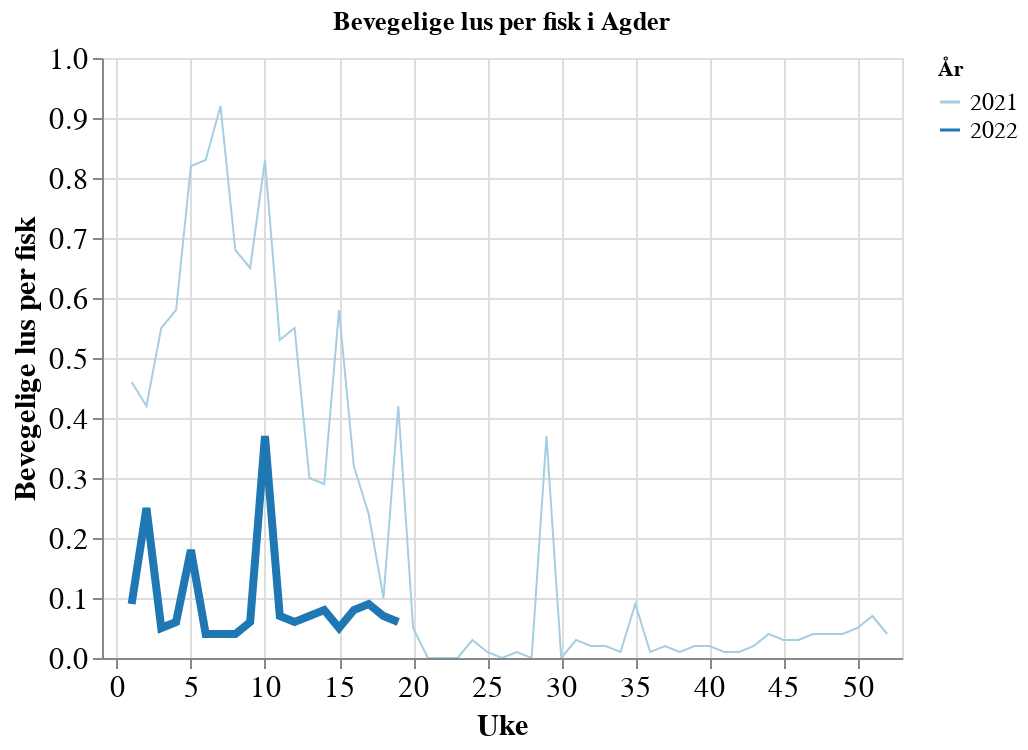

Here is the notebook cell this chart was saved with:
### Code cell
ls.average_lice_plots(year_range=[2021,2022], 
                      week_range=[0,52], 
                      lice_type='bevegelige_lus', 
                      location_level="Sone", 
                      location='Agder',
                      y_scale=None)

### Figure 1 — Vega-Lite specification as saved in the notebook (floating-point values rounded to 4 significant figures)
{"config": {"view": {"continuousWidth": 400, "continuousHeight": 300}, "axis": {"labelFontSize": 15, "titleFontSize": 15}, "legend": {"columns": 1, "labelFontSize": 12, "labelLimit": 500, "symbolLimit": 100}}, "data": {"name": "data-009093a91f98b27fc5b9b809dbaec500"}, "mark": "line", "encoding": {"color": {"field": "year", "scale": {"domain": [2021.0, 2022.0], "scheme": "paired"}, "title": "År", "type": "nominal"}, "opacity": {"condition": {"value": 1, "selection": "selector007"}, "value": 0.2}, "size": {"field": "y", "legend": null, "type": "nominal"}, "tooltip": [{"field": "bevegelige_lus", "format": ",.2f", "title": "Lus per fisk", "type": "quantitative"}], "x": {"field": "uke", "scale": {"domain": [-1, 53]}, "sort": "ascending", "title": "Uke", "type": "quantitative"}, "y": {"field": "bevegelige_lus", "title": "Bevegelige lus per fisk", "type": "quantitative"}}, "selection": {"selector007": {"type": "multi", "fields": ["year"], "bind": "legend"}, "selector008": {"type": "interval", "bind": "scales", "encodings": ["x", "y"]}}, "title": "Bevegelige lus per fisk i Agder", "$schema": "https://vega.github.io/schema/vega-lite/v4.17.0.json", "datasets": {"data-009093a91f98b27fc5b9b809dbaec500": [{"uke": 1, "år": 2021.0, "sjotemperatur": 6.46, "voksne_hunnlus": 0.08, "bevegelige_lus": 0.46, "fastsittende_lus": 0.02, "year": 2021, "y": 2021}, {"uke": 1, "år": 2022.0, "sjotemperatur": 6.02, "voksne_hunnlus": 0.06, "bevegelige_lus": 0.09, "fastsittende_lus": 0.06, "year": 2022, "y": 2022}, {"uke": 2, "år": 2021.0, "sjotemperatur": 6.2, "voksne_hunnlus": 0.11, "bevegelige_lus": 0.42, "fastsittende_lus": 0.11, "year": 2021, "y": 2021}, {"uke": 2, "år": 2022.0, "sjotemperatur": 6.27, "voksne_hunnlus": 0.17, "bevegelige_lus": 0.25, "fastsittende_lus": 0.04, "year": 2022, "y": 2022}, {"uke": 3, "år": 2021.0, "sjotemperatur": 3.96, "voksne_hunnlus": 0.12, "bevegelige_lus": 0.55, "fastsittende_lus": 0.22, "year": 2021, "y": 2021}, {"uke": 3, "år": 2022.0, "sjotemperatur": 6.76, "voksne_hunnlus": 0.05, "bevegelige_lus": 0.05, "fastsittende_lus": 0.0, "year": 2022, "y": 2022}, {"uke": 4, "år": 2021.0, "sjotemperatur": 4.43, "voksne_hunnlus": 0.11, "bevegelige_lus": 0.58, "fastsittende_lus": 0.13, "year": 2021, "y": 2021}, {"uke": 4, "år": 2022.0, "sjotemperatur": 6.62, "voksne_hunnlus": 0.01, "bevegelige_lus": 0.06, "fastsittende_lus": 0.01, "year": 2022, "y": 2022}, {"uke": 5, "år": 2022.0, "sjotemperatur": 6.46, "voksne_hunnlus": 0.04, "bevegelige_lus": 0.18, "fastsittende_lus": 0.02, "year": 2022, "y": 2022}, {"uke": 5, "år": 2021.0, "sjotemperatur": 3.25, "voksne_hunnlus": 0.17, "bevegelige_lus": 0.82, "fastsittende_lus": 0.34, "year": 2021, "y": 2021}, {"uke": 6, "år": 2021.0, "sjotemperatur": 2.93, "voksne_hunnlus": 0.12, "bevegelige_lus": 0.83, "fastsittende_lus": 0.34, "year": 2021, "y": 2021}, {"uke": 6, "år": 2022.0, "sjotemperatur": 6.26, "voksne_hunnlus": 0.01, "bevegelige_lus": 0.04, "fastsittende_lus": 0.01, "year": 2022, "y": 2022}, {"uke": 7, "år": 2021.0, "sjotemperatur": 4.01, "voksne_hunnlus": 0.13, "bevegelige_lus": 0.92, "fastsittende_lus": 0.21, "year": 2021, "y": 2021}, {"uke": 7, "år": 2022.0, "sjotemperatur": 6.24, "voksne_hunnlus": 0.02, "bevegelige_lus": 0.04, "fastsittende_lus": 0.02, "year": 2022, "y": 2022}, {"uke": 8, "år": 2021.0, "sjotemperatur": 4.0, "voksne_hunnlus": 0.12, "bevegelige_lus": 0.68, "fastsittende_lus": 0.04, "year": 2021, "y": 2021}, {"uke": 8, "år": 2022.0, "sjotemperatur": 6.0, "voksne_hunnlus": 0.01, "bevegelige_lus": 0.04, "fastsittende_lus": 0.02, "year": 2022, "y": 2022}, {"uke": 9, "år": 2022.0, "sjotemperatur": 5.22, "voksne_hunnlus": 0.02, "bevegelige_lus": 0.06, "fastsittende_lus": 0.02, "year": 2022, "y": 2022}, {"uke": 9, "år": 2021.0, "sjotemperatur": 4.88, "voksne_hunnlus": 0.1, "bevegelige_lus": 0.65, "fastsittende_lus": 0.08, "year": 2021, "y": 2021}, {"uke": 10, "år": 2021.0, "sjotemperatur": 4.86, "voksne_hunnlus": 0.1, "bevegelige_lus": 0.83, "fastsittende_lus": 0.14, "year": 2021, "y": 2021}, {"uke": 10, "år": 2022.0, "sjotemperatur": 4.86, "voksne_hunnlus": 0.04, "bevegelige_lus": 0.37, "fastsittende_lus": 0.06, "year": 2022, "y": 2022}, {"uke": 11, "år": 2021.0, "sjotemperatur": 5.14, "voksne_hunnlus": 0.1, "bevegelige_lus": 0.53, "fastsittende_lus": 0.05, "year": 2021, "y": 2021}, {"uke": 11, "år": 2022.0, "sjotemperatur": 4.66, "voksne_hunnlus": 0.03, "bevegelige_lus": 0.07, "fastsittende_lus": 0.01, "year": 2022, "y": 2022}, {"uke": 12, "år": 2021.0, "sjotemperatur": 5.97, "voksne_hunnlus": 0.1, "bevegelige_lus": 0.55, "fastsittende_lus": 0.12, "year": 2021, "y": 2021}, {"uke": 12, "år": 2022.0, "sjotemperatur": 4.49, "voksne_hunnlus": 0.02, "bevegelige_lus": 0.06, "fastsittende_lus": 0.02, "year": 2022, "y": 2022}, {"uke": 13, "år": 2021.0, "sjotemperatur": 6.48, "voksne_hunnlus": 0.07, "bevegelige_lus": 0.3, "fastsittende_lus": 0.14, "year": 2021, "y": 2021}, {"uke": 13, "år": 2022.0, "sjotemperatur": 5.01, "voksne_hunnlus": 0.02, "bevegelige_lus": 0.07, "fastsittende_lus": 0.03, "year": 2022, "y": 2022}, {"uke": 14, "år": 2021.0, "sjotemperatur": 6.38, "voksne_hunnlus": 0.07, "bevegelige_lus": 0.29, "fastsittende_lus": 0.14, "year": 2021, "y": 2021}, {"uke": 14, "år": 2022.0, "sjotemperatur": 5.27, "voksne_hunnlus": 0.02, "bevegelige_lus": 0.08, "fastsittende_lus": 0.02, "year": 2022, "y": 2022}, {"uke": 15, "år": 2021.0, "sjotemperatur": 6.11, "voksne_hunnlus": 0.05, "bevegelige_lus": 0.58, "fastsittende_lus": 0.22, "year": 2021, "y": 2021}, {"uke": 15, "år": 2022.0, "sjotemperatur": 5.51, "voksne_hunnlus": 0.02, "bevegelige_lus": 0.05, "fastsittende_lus": 0.01, "year": 2022, "y": 2022}, {"uke": 16, "år": 2021.0, "sjotemperatur": 6.2, "voksne_hunnlus": 0.04, "bevegelige_lus": 0.32, "fastsittende_lus": 0.19, "year": 2021, "y": 2021}, {"uke": 16, "år": 2022.0, "sjotemperatur": 6.28, "voksne_hunnlus": 0.02, "bevegelige_lus": 0.08, "fastsittende_lus": 0.0, "year": 2022, "y": 2022}, {"uke": 17, "år": 2021.0, "sjotemperatur": 7.14, "voksne_hunnlus": 0.12, "bevegelige_lus": 0.24, "fastsittende_lus": 0.02, "year": 2021, "y": 2021}, {"uke": 17, "år": 2022.0, "sjotemperatur": 6.88, "voksne_hunnlus": 0.03, "bevegelige_lus": 0.09, "fastsittende_lus": 0.01, "year": 2022, "y": 2022}, {"uke": 18, "år": 2022.0, "sjotemperatur": 7.75, "voksne_hunnlus": 0.02, "bevegelige_lus": 0.07, "fastsittende_lus": 0.0, "year": 2022, "y": 2022}, {"uke": 18, "år": 2021.0, "sjotemperatur": 7.76, "voksne_hunnlus": 0.0, "bevegelige_lus": 0.1, "fastsittende_lus": 0.05, "year": 2021, "y": 2021}, {"uke": 19, "år": 2021.0, "sjotemperatur": 8.44, "voksne_hunnlus": 0.06, "bevegelige_lus": 0.42, "fastsittende_lus": 0.08, "year": 2021, "y": 2021}, {"uke": 19, "år": 2022.0, "sjotemperatur": 7.29, "voksne_hunnlus": 0.03, "bevegelige_lus": 0.06, "fastsittende_lus": 0.01, "year": 2022, "y": 2022}, {"uke": 20, "år": 2021.0, "sjotemperatur": 8.48, "voksne_hunnlus": 0.02, "bevegelige_lus": 0.05, "fastsittende_lus": 0.09, "year": 2021, "y": 2021}, {"uke": 21, "år": 2021.0, "sjotemperatur": 9.47, "voksne_hunnlus": 0.0, "bevegelige_lus": 0.0, "fastsittende_lus": 0.0, "year": 2021, "y": 2021}, {"uke": 22, "år": 2021.0, "sjotemperatur": 11.13, "voksne_hunnlus": 0.0, "bevegelige_lus": 0.0, "fastsittende_lus": 0.0, "year": 2021, "y": 2021}, {"uke": 23, "år": 2021.0, "sjotemperatur": 10.3, "voksne_hunnlus": 0.0, "bevegelige_lus": 0.0, "fastsittende_lus": 0.0, "year": 2021, "y": 2021}, {"uke": 24, "år": 2021.0, "sjotemperatur": 10.97, "voksne_hunnlus": 0.0, "bevegelige_lus": 0.03, "fastsittende_lus": 0.0, "year": 2021, "y": 2021}, {"uke": 25, "år": 2021.0, "sjotemperatur": 10.33, "voksne_hunnlus": 0.0, "bevegelige_lus": 0.01, "fastsittende_lus": 0.0, "year": 2021, "y": 2021}, {"uke": 26, "år": 2021.0, "sjotemperatur": 16.07, "voksne_hunnlus": 0.0, "bevegelige_lus": 0.0, "fastsittende_lus": 0.0, "year": 2021, "y": 2021}, {"uke": 27, "år": 2021.0, "sjotemperatur": 17.87, "voksne_hunnlus": 0.0, "bevegelige_lus": 0.01, "fastsittende_lus": 0.0, "year": 2021, "y": 2021}, {"uke": 28, "år": 2021.0, "sjotemperatur": 18.6, "voksne_hunnlus": 0.0, "bevegelige_lus": 0.0, "fastsittende_lus": 0.0, "year": 2021, "y": 2021}, {"uke": 29, "år": 2021.0, "sjotemperatur": 19.8, "voksne_hunnlus": 0.02, "bevegelige_lus": 0.37, "fastsittende_lus": 0.08, "year": 2021, "y": 2021}, {"uke": 30, "år": 2021.0, "sjotemperatur": 14.12, "voksne_hunnlus": 0.0, "bevegelige_lus": 0.0, "fastsittende_lus": 0.0, "year": 2021, "y": 2021}, {"uke": 31, "år": 2021.0, "sjotemperatur": 16.88, "voksne_hunnlus": 0.0, "bevegelige_lus": 0.03, "fastsittende_lus": 0.01, "year": 2021, "y": 2021}, {"uke": 32, "år": 2021.0, "sjotemperatur": 16.59, "voksne_hunnlus": 0.0, "bevegelige_lus": 0.02, "fastsittende_lus": 0.0, "year": 2021, "y": 2021}, {"uke": 33, "år": 2021.0, "sjotemperatur": 15.76, "voksne_hunnlus": 0.0, "bevegelige_lus": 0.02, "fastsittende_lus": 0.03, "year": 2021, "y": 2021}, {"uke": 34, "år": 2021.0, "sjotemperatur": 16.69, "voksne_hunnlus": 0.0, "bevegelige_lus": 0.01, "fastsittende_lus": 0.0, "year": 2021, "y": 2021}, {"uke": 35, "år": 2021.0, "sjotemperatur": 16.05, "voksne_hunnlus": 0.0, "bevegelige_lus": 0.09, "fastsittende_lus": 0.01, "year": 2021, "y": 2021}, {"uke": 36, "år": 2021.0, "sjotemperatur": 16.25, "voksne_hunnlus": 0.01, "bevegelige_lus": 0.01, "fastsittende_lus": 0.0, "year": 2021, "y": 2021}, {"uke": 37, "år": 2021.0, "sjotemperatur": 16.01, "voksne_hunnlus": 0.01, "bevegelige_lus": 0.02, "fastsittende_lus": 0.01, "year": 2021, "y": 2021}, {"uke": 38, "år": 2021.0, "sjotemperatur": 15.51, "voksne_hunnlus": 0.01, "bevegelige_lus": 0.01, "fastsittende_lus": 0.0, "year": 2021, "y": 2021}, {"uke": 39, "år": 2021.0, "sjotemperatur": 14.03, "voksne_hunnlus": 0.01, "bevegelige_lus": 0.02, "fastsittende_lus": 0.01, "year": 2021, "y": 2021}, {"uke": 40, "år": 2021.0, "sjotemperatur": 14.23, "voksne_hunnlus": 0.01, "bevegelige_lus": 0.02, "fastsittende_lus": 0.0, "year": 2021, "y": 2021}, {"uke": 41, "år": 2021.0, "sjotemperatur": 13.27, "voksne_hunnlus": 0.01, "bevegelige_lus": 0.01, "fastsittende_lus": 0.0, "year": 2021, "y": 2021}, {"uke": 42, "år": 2021.0, "sjotemperatur": 12.06, "voksne_hunnlus": 0.01, "bevegelige_lus": 0.01, "fastsittende_lus": 0.01, "year": 2021, "y": 2021}, {"uke": 43, "år": 2021.0, "sjotemperatur": 11.42, "voksne_hunnlus": 0.01, "bevegelige_lus": 0.02, "fastsittende_lus": 0.0, "year": 2021, "y": 2021}, {"uke": 44, "år": 2021.0, "sjotemperatur": 11.92, "voksne_hunnlus": 0.01, "bevegelige_lus": 0.04, "fastsittende_lus": 0.0, "year": 2021, "y": 2021}, {"uke": 45, "år": 2021.0, "sjotemperatur": 11.56, "voksne_hunnlus": 0.02, "bevegelige_lus": 0.03, "fastsittende_lus": 0.01, "year": 2021, "y": 2021}, {"uke": 46, "år": 2021.0, "sjotemperatur": 10.77, "voksne_hunnlus": 0.02, "bevegelige_lus": 0.03, "fastsittende_lus": 0.01, "year": 2021, "y": 2021}, {"uke": 47, "år": 2021.0, "sjotemperatur": 10.92, "voksne_hunnlus": 0.02, "bevegelige_lus": 0.04, "fastsittende_lus": 0.02, "year": 2021, "y": 2021}, {"uke": 48, "år": 2021.0, "sjotemperatur": 9.72, "voksne_hunnlus": 0.02, "bevegelige_lus": 0.04, "fastsittende_lus": 0.02, "year": 2021, "y": 2021}, {"uke": 49, "år": 2021.0, "sjotemperatur": 8.43, "voksne_hunnlus": 0.02, "bevegelige_lus": 0.04, "fastsittende_lus": 0.04, "year": 2021, "y": 2021}, {"uke": 50, "år": 2021.0, "sjotemperatur": 7.59, "voksne_hunnlus": 0.02, "bevegelige_lus": 0.05, "fastsittende_lus": 0.03, "year": 2021, "y": 2021}, {"uke": 51, "år": 2021.0, "sjotemperatur": 6.48, "voksne_hunnlus": 0.03, "bevegelige_lus": 0.07, "fastsittende_lus": 0.04, "year": 2021, "y": 2021}, {"uke": 52, "år": 2021.0, "sjotemperatur": 4.64, "voksne_hunnlus": 0.03, "bevegelige_lus": 0.04, "fastsittende_lus": 0.02, "year": 2021, "y": 2021}]}}
